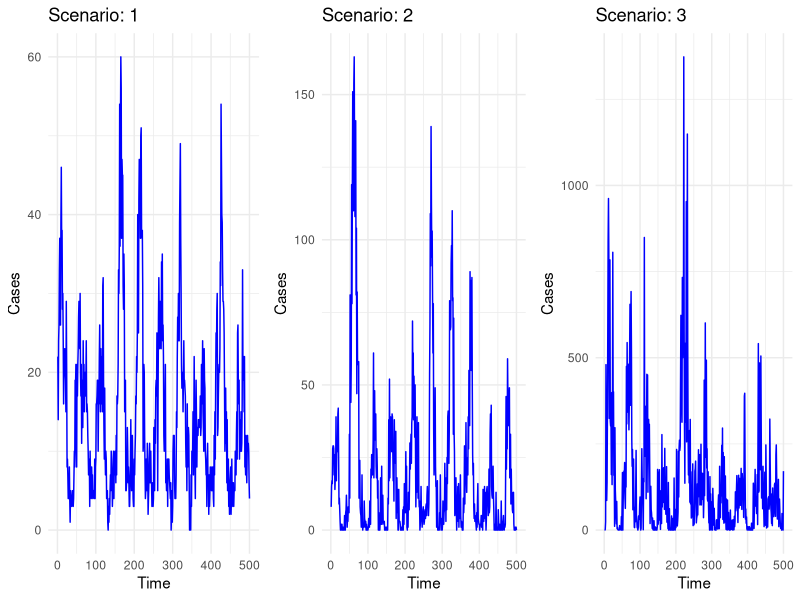
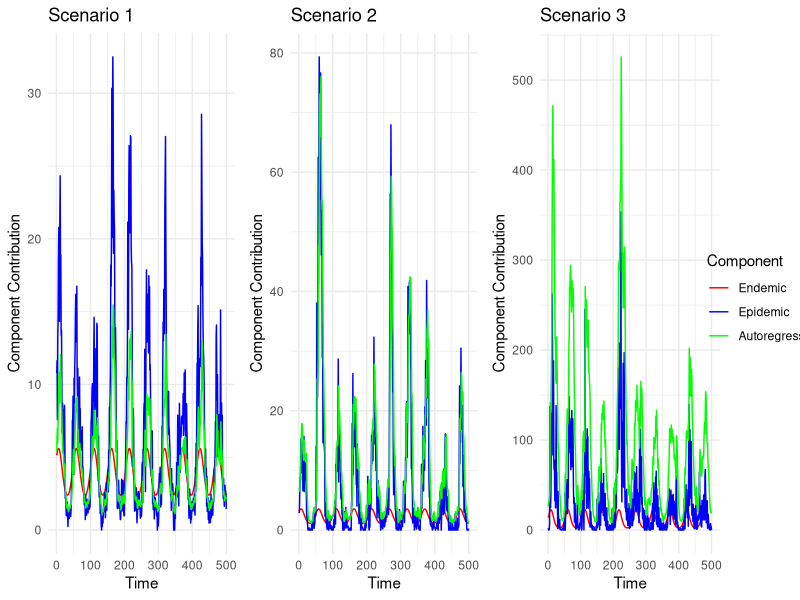

These charts were generated, in order, by the following R code: (Note: a time limit stopped this script after it produced the figures.)
# Load required libraries
library(ggplot2)
library(reshape2)
library(gridExtra)


set.seed(100)

# Function to simulate data from the endemic-epidemic model with Xu's dispersion specification
simulate_ee_ar_xu <- function(T = 552, lambda_start = 100, theta = 0.5, 
                              alpha_nu = 5, beta_nu = 0.1, gamma_nu = 0.1,
                              alpha_phi = 0.2, beta_phi = 0.1, gamma_phi = 0.1,
                              gamma = 0.5, S = 52) {
  # Initialize variables
  Xt <- numeric(T)  # Infection counts per week
  lambda_t <- numeric(T)  # Conditional mean
  nu_t <- numeric(T)  # Seasonal components
  phi_t_values <- numeric(T)  # Epidemic components
  gamma_values <- numeric(T)  # Autoregressive components
  
  # Initial values
  Xt[1] <- rnbinom(1, size = lambda_start/theta, mu = lambda_start)
  lambda_t[1] <- lambda_start
  nu_t[1] <- exp(alpha_nu + beta_nu * sin(2 * pi * 1 / S) + gamma_nu * cos(2 * pi * 1 / S))
  phi_t_values[1] <- 0  # No epidemic force at t = 1
  gamma_values[1] <- 0  # No autoregression at t = 1
  
  # Generate values for t = 2 to T
  for (t in 2:T) {
    # Compute components
    nu_t[t] <- exp(alpha_nu + beta_nu * sin(2 * pi * t / S) + gamma_nu * cos(2 * pi * t / S))
    phi_t_values[t] <- exp((alpha_phi + beta_phi * sin(2 * pi * t / S) + gamma_phi * cos(2 * pi * t / S))) * Xt[t-1]
    gamma_values[t] <- gamma * lambda_t[t-1]
    
    # Compute conditional mean
    lambda_t[t] <- nu_t[t] + phi_t_values[t] + gamma_values[t]
    
    # Sample new infections using Xu's dispersion model
    Xt[t] <- rnbinom(1, size = lambda_t[t]/theta, mu = lambda_t[t])
  }
  
  return(list(Xt = Xt[-(1:S)], lambda_t = lambda_t[-(1:S)], nu_t = nu_t[-(1:S)], 
              phi_t_values = phi_t_values[-(1:S)], gamma_values = gamma_values[-(1:S)])) 
}

scenarios <- list(
  # Original Scenarios
  list(gamma = 0.3, alpha_phi = -1.0, beta_phi = 0.3, gamma_phi = 0.3,
       alpha_nu = 1.3, beta_nu = 0.3, gamma_nu = 0.3, theta = 0.5, 
       title = "Low Autoregression, Low Epidemic, High Seasonality"),
  
  list(gamma = 0.5, alpha_phi = -1.2, beta_phi = 0.4, gamma_phi = 0.4,
       alpha_nu = 0.7, beta_nu = 0.4, gamma_nu = 0.4,  theta = 6,
       title = "Medium Autoregression, Medium Epidemic, Medium Seasonality"),
  
  list(gamma = 0.7, alpha_phi = -1.6, beta_phi = 0.3, gamma_phi = 0.2,
       alpha_nu = 2, beta_nu = 1, gamma_nu = 0.5, theta =  100,  
       title = "High Autoregression, High Epidemic, Low Seasonality")
)

# Simulate all scenarios
results_simulation <- lapply(scenarios, function(scenario) {
  simulate_ee_ar_xu(gamma = scenario$gamma, 
                    alpha_phi = scenario$alpha_phi, 
                    beta_phi = scenario$beta_phi, 
                    gamma_phi = scenario$gamma_phi, 
                    alpha_nu = scenario$alpha_nu, 
                    beta_nu = scenario$beta_nu, 
                    gamma_nu = scenario$gamma_nu,
                    theta = scenario$theta)
})

# Plot function for scenarios
plot_scenarios <- function(results_simulation, scenarios) {
  time_series_plots <- list()
  for (i in 1:length(results_simulation)) {
    df <- data.frame(Time = 1:length(results_simulation[[i]]$Xt), Cases = results_simulation[[i]]$Xt)
    time_series_plots[[i]] <- ggplot(df, aes(x = Time, y = Cases)) +
      geom_line(color = "blue") +
      theme_minimal() +
      labs(title = paste("Scenario:", i), x = "Time", y = "Cases")
  }
  return(time_series_plots)
}

# Generate plots
plots_scenarios <- plot_scenarios(results_simulation, scenarios)

# Arrange plots in a grid
grid.arrange(grobs = plots_scenarios, ncol = 3, nrow = 1)

# 6) Plot Decomposition of seasonal component nu_t, epidemic component phi_t * X_t 
#    and autoregressive component gamma * lambda_t

# Function to plot decomposition for all scenarios
plot_decompositions <- function(results_simulation, scenarios) {
  
  decomposition_plots <- list()
  
  for (i in seq_along(results_simulation)) {
    result <- results_simulation[[i]]  # Select scenario results
    
    df_components <- data.frame(
      Time = 1:length(result$Xt),
      "Endemic" = result$nu_t,
      "Epidemic" = result$phi_t_values,
      "Autoregressive" = result$gamma_values
    )
    
    # Reshape for ggplot
    df_long <- melt(df_components, id.vars = "Time")
    
    # Create decomposition plot without legend
    p <- ggplot(df_long, aes(x = Time, y = value, color = variable)) +
      geom_line() +
      theme_minimal() +
      labs(title = paste("Scenario", i), 
           x = "Time", y = "Component Contribution") +
      scale_color_manual(values = c("red", "blue", "green")) +
      theme(legend.position = "none")  # Remove legend from individual plots
    
    decomposition_plots[[i]] <- p  # Store each plot in a list
  }
  
  # Extract legend from the first plot
  p_legend <- ggplot(df_long, aes(x = Time, y = value, color = variable)) +
    geom_line() +
    theme_minimal() +
    labs(color = "Component") +  # Ensure the legend appears
    scale_color_manual(values = c("red", "blue", "green")) 
  
  legend <- g_legend(p_legend)  # Extract the legend
  
  return(list(plots = decomposition_plots, legend = legend))
}

# Function to extract the legend from a ggplot object
g_legend <- function(a_gplot){
  tmp <- ggplot_gtable(ggplot_build(a_gplot))
  leg <- which(sapply(tmp$grobs, function(x) x$name) == "guide-box")
  legend <- tmp$grobs[[leg]]
  return(legend)
}

# Generate decomposition plots and extract the legend
decomposition_result <- plot_decompositions(results_simulation, scenarios)

# Arrange plots with a single legend on the right
grid.arrange(
  grobs = c(decomposition_result$plots, list(decomposition_result$legend)), 
  ncol = 4,  # 3 plots + 1 legend column
  widths = c(1, 1, 1, 0.3)  # Adjust legend width
)

# See what was computed for each scenario
results_1 <- as.data.frame(results_simulation[[1]])
results_2 <- as.data.frame(results_simulation[[2]])
results_3 <- as.data.frame(results_simulation[[3]])

# 7) Run simulation over multiple scenarios
set.seed(123)

start_time <- Sys.time()

num_simulations <- 1000

results_simulation <- lapply(scenarios, function(scenario) {
  replicate(num_simulations,   simulate_ee_ar_xu(gamma = scenario$gamma, 
                                                  alpha_phi = scenario$alpha_phi, 
                                                  beta_phi = scenario$beta_phi, 
                                                  gamma_phi = scenario$gamma_phi, 
                                                  alpha_nu = scenario$alpha_nu, 
                                                  beta_nu = scenario$beta_nu, 
                                                  gamma_nu = scenario$gamma_nu,
                                                  theta = scenario$theta),
            simplify = FALSE)
})

# Negative Log-Likelihood Function for Xu's Model
neg_log_likelihood_xu <- function(params, Xt, S = 52) {
  alpha_nu <- params[1]
  beta_nu <- params[2]
  gamma_nu <- params[3]
  alpha_phi <- params[4]
  beta_phi <- params[5]
  gamma_phi <- params[6]
  gamma <- params[7]
  theta <- params[8]
  
  T <- length(Xt)
  lambda_t <- numeric(T)
  lambda_t[1] <- Xt[1]
  
  for (t in 2:T) {
    nu_t <- exp(alpha_nu + beta_nu * sin(2 * pi * t / S) + gamma_nu * cos(2 * pi * t / S))
    phi_t <- exp(alpha_phi + beta_phi * sin(2 * pi * t / S) + gamma_phi * cos(2 * pi * t / S))
    lambda_t[t] <- nu_t + phi_t * Xt[t-1] + gamma * lambda_t[t-1]
    
    if (lambda_t[t] <= 0) return(1e10)
  }
  
  ll <- sum(dnbinom(Xt[2:T], size = lambda_t[2:T]/theta, mu = lambda_t[2:T], log = TRUE), na.rm = TRUE)
  return(-ll)
}

estimate_mle <- function(Xt) {
  # Define initial parameters and bounds
  init_params <- c(5, 0.2, 0.2, 0.2, 0.2, 0.2, 0.2, 0.5)
  lower_bounds <- c(0, 0, 0, -3, 0, 0, 0, 0.001)
  upper_bounds <- c(5, 3, 1, 3, 1, 1, 1, 1000)
  
  # Optimization using L-BFGS-B
  res_lbfgsb <- optim(par = init_params,
                      fn = neg_log_likelihood_xu,
                      Xt = Xt,
                      method = "L-BFGS-B",
                      lower = lower_bounds,
                      upper = upper_bounds)
  
  # Optimization using nlminb
  res_nlminb <- nlminb(start = init_params,
                       objective = function(params) neg_log_likelihood_xu(params, Xt = Xt),
                       lower = lower_bounds,
                       upper = upper_bounds)
  
  # Choose the result with the lower negative log-likelihood
  if (res_lbfgsb$value < res_nlminb$objective) {
    chosen <- list(method = "L-BFGS-B", par = res_lbfgsb$par, value = res_lbfgsb$value)
  } else {
    chosen <- list(method = "nlminb", par = res_nlminb$par, value = res_nlminb$objective)
  }
  
  return(chosen$par)
}

# Extract true values from scenarios
true_values <- lapply(scenarios, function(scenario) {
  c(scenario$alpha_nu, scenario$beta_nu, scenario$gamma_nu,
    scenario$alpha_phi, scenario$beta_phi, scenario$gamma_phi,
    scenario$gamma, scenario$theta)  
})

scenario_names <- c("Low Autoregression, Low Epidemic, High Seasonality", 
                    "Medium Autoregression, Medium Epidemic, Medium Seasonality", 
                    "High Autoregression, High Epidemic, Low Seasonality")

print(true_values)

# Apply MLE estimation to each simulated dataset (1000 per scenario)
mle_results <- lapply(results_simulation, function(scenario_simulations) {
  lapply(scenario_simulations, function(sim) estimate_mle(sim$Xt))
})

# 9) Compute comparison true values vs. estimated values

# Convert mle results and true values into a matrix n_sim by parameters
mle_matrix <- do.call(rbind, unlist(mle_results, recursive = FALSE)) 
true_values_expanded <- do.call(rbind, lapply(true_values, function(x) {
  matrix(rep(x, times = num_simulations), ncol = length(x), byrow = TRUE)
})) 

param_means_1 <- colMeans(mle_matrix[1:num_simulations,], na.rm = TRUE)
param_means_2 <- colMeans(mle_matrix[(num_simulations + 1):(num_simulations*2),], na.rm = TRUE) 
param_means_3 <- colMeans(mle_matrix[(num_simulations*2 + 1):(3 * num_simulations),], na.rm = TRUE) 

param_sd_1 <- apply(mle_matrix[1:num_simulations,], 2, sd, na.rm = TRUE)
param_sd_2 <- apply(mle_matrix[(num_simulations + 1):(num_simulations*2),], 2, sd, na.rm = TRUE) 
param_sd_3<- apply(mle_matrix[(num_simulations*2 + 1):(3 * num_simulations),], 2, sd, na.rm = TRUE) 

# Compute Root Mean Squared Error (RMSE)
rmse_values_1 <- sqrt(colMeans((mle_matrix[1:num_simulations,] - 
                                  true_values_expanded[1:num_simulations,])^2, na.rm = TRUE))
rmse_values_2 <- sqrt(colMeans((mle_matrix[(num_simulations + 1):(num_simulations*2),] - 
                                  true_values_expanded[(num_simulations + 1):(num_simulations*2),])^2, na.rm = TRUE))
rmse_values_3 <- sqrt(colMeans((mle_matrix[(num_simulations*2 + 1):(3 * num_simulations),] - 
                                  true_values_expanded[(num_simulations*2 + 1):(3 * num_simulations),] )^2, na.rm = TRUE))

# Compute Relative Standard Error (RSE)
rse_values_1 <- rmse_values_1 / colMeans(true_values_expanded[1:num_simulations,], na.rm = TRUE)
rse_values_2 <- rmse_values_2 / colMeans(true_values_expanded[(num_simulations + 1):(num_simulations*2),], na.rm = TRUE)
rse_values_3 <- rmse_values_3 / colMeans(true_values_expanded[(num_simulations*2 + 1):(3 * num_simulations),], na.rm = TRUE)

true = as.numeric(as.character(unlist(true_values)))
estimated = as.numeric(as.character(c(param_means_1, param_means_2, param_means_3)))

# Combine parameter estimates into one long format using rbind()
comparison_df <- data.frame(
  Parameter = rep(c("Alpha_Nu", "Beta_Nu", "Gamma_Nu", 
                    "Alpha_Phi", "Beta_Phi", "Gamma_Phi", "Gamma", "Psi"), 3),
  True = true,
  Estimated = estimated,
  Difference = abs(true - estimated),
  Relative_Diff = abs(true - estimated)/abs(true),
  Sd = c(param_sd_1,param_sd_2,param_sd_3),
  RMSE = c(rmse_values_1, rmse_values_2, rmse_values_3),
  RSE = c(rse_values_1, rse_values_2, rse_values_3),
  Scenario = rep(c(scenario_names[1], scenario_names[2], scenario_names[3]), each = 8) 
)

# Compute Execution Time
end_time <- Sys.time()  
execution_time <- end_time - start_time  
print(paste("Total computation time:", execution_time))


# Function to format numeric columns with comma as decimal separator
format_decimal <- function(df) {
  # Identify numeric columns
  num_cols <- sapply(df, is.numeric)
  
  # Apply formatting to numeric columns
  df[, num_cols] <- lapply(df[, num_cols], function(x) 
    gsub("\\.", ",", format(round(x, 3), nsmall = 3)))
  
  return(df)
}

# Initialize a data frame to store results
pooled_stats <- data.frame(
  Scenario = scenario_names,
  Pooled_Mean = NA,
  Pooled_Variance = NA,
  Average_Mean = NA,
  Average_Variance = NA,
  stringsAsFactors = FALSE
)

# Iterate over each scenario
for (i in seq_along(results_simulation)) {
  sim_list <- results_simulation[[i]]
  
  # Pool all Xt values from every simulation run into one vector
  pooled_Xt <- unlist(lapply(sim_list, function(sim) sim$Xt))
  
  # Calculate pooled mean and variance
  pooled_mean <- mean(pooled_Xt)
  pooled_var  <- var(pooled_Xt)
  
  # For comparison: compute mean and variance for each simulation run
  individual_means <- sapply(sim_list, function(sim) mean(sim$Xt))
  individual_vars  <- sapply(sim_list, function(sim) var(sim$Xt))
  
  # Average the individual estimates
  average_mean <- mean(individual_means)
  average_var  <- mean(individual_vars)
  
  # Store results in the data frame
  pooled_stats[i, "Pooled_Mean"] <- pooled_mean
  pooled_stats[i, "Pooled_Variance"] <- pooled_var
  pooled_stats[i, "Average_Mean"] <- average_mean
  pooled_stats[i, "Average_Variance"] <- average_var
}

# Apply the function to `comparison_df`
comparison_df <- format_decimal(comparison_df)
pooled_stats <- format_decimal(pooled_stats)
# Print to check
print(comparison_df)
print(pooled_stats)
